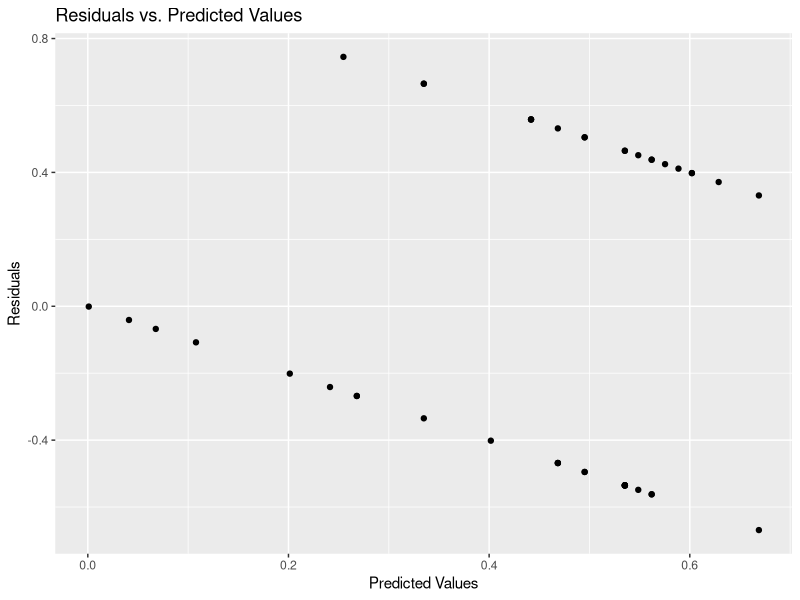
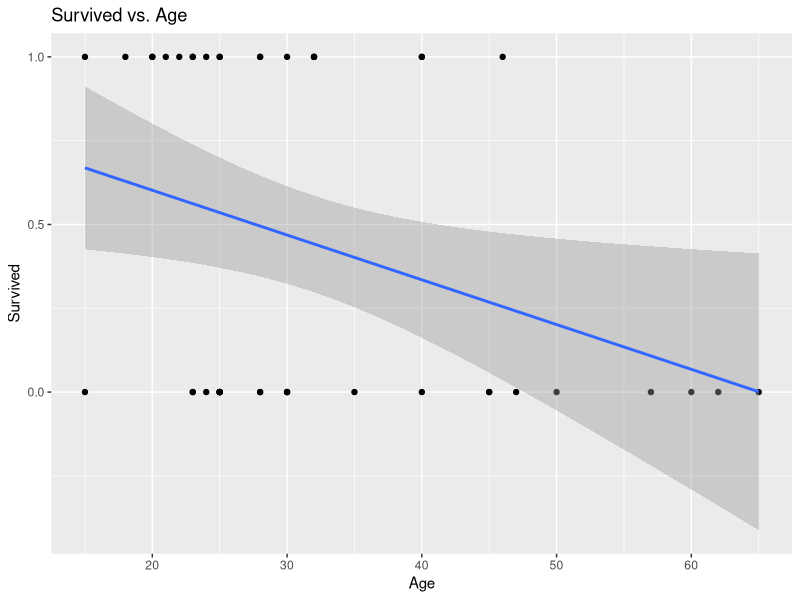

Write the R code that produced these figures, in order.
## ---- chunk 1
setwd("C:/Users/tntje/work/school/applied-stats/s2/assignment08")
library(ggplot2)
library(dplyr)
## ---- chunk 2
donner <- read.csv("./donner.csv")
## ---- chunk 3
regres1 <- lm(survived ~ age, data = donner)
summary(regres1)
## ---- chunk 4
ggplot(donner, aes(predict(regres1), resid(regres1))) +
  geom_point() +
  labs(
    x = "Predicted Values",
    y = "Residuals",
    title = "Residuals vs. Predicted Values"
  )
## ---- chunk 5
ggplot(donner, aes(age, survived)) +
  geom_point() +
  geom_smooth(method = "lm") +
  labs(
    x = "Age",
    y = "Survived",
    title = "Survived vs. Age"
  )
## ---- chunk 6
predict(regres1, newdata = data.frame(age = 72))
